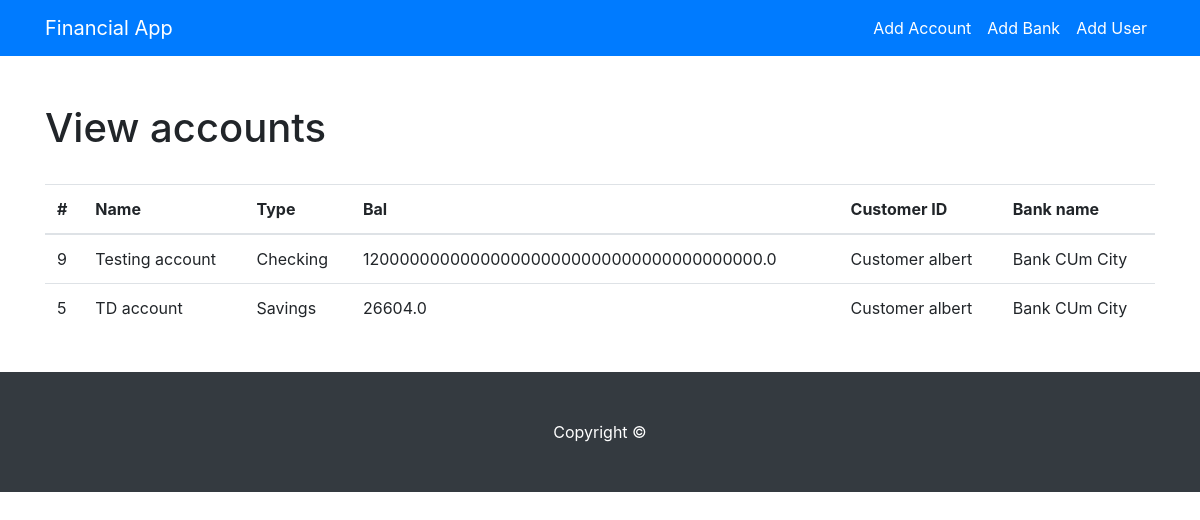
Before: /users/main/ with the older database file.
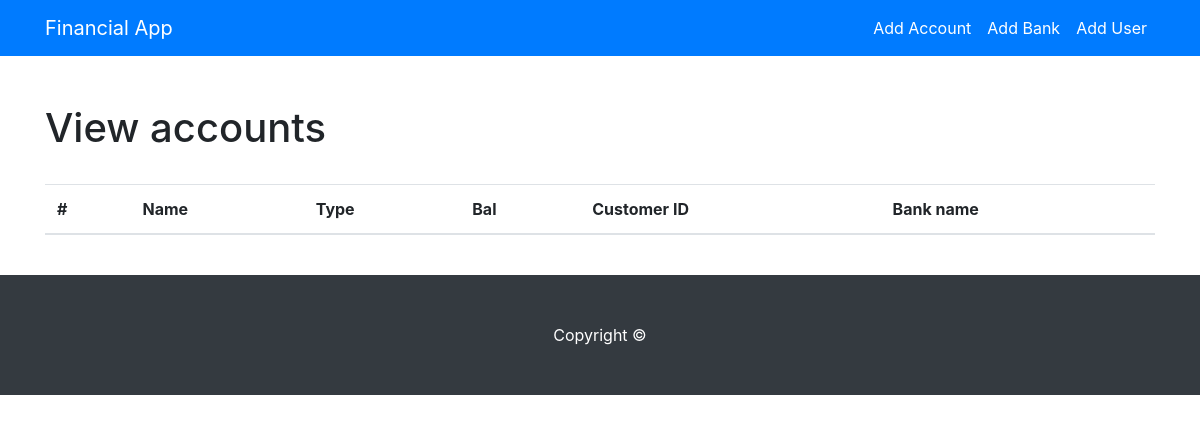
After: the same page with the newer database file.
### users/models.py (models this page shows, shortened)
class Account(models.Model):
    account_num = models.IntegerField()
    account_name = models.CharField(max_length=100, default="My Account")
    account_type = models.CharField(max_length=100, default="Checking")
    account_bal = models.DecimalField(max_digits=100, decimal_places=1)
    customer_id = models.ForeignKey(Customer, on_delete=models.CASCADE)
    bank_name = models.ForeignKey(Bank, on_delete=models.CASCADE)

class Customer(models.Model):
    customer_id = models.AutoField(primary_key=True, default=0)
    last_name = models.CharField(max_length=100, default="lastname")
    first_name = models.CharField(max_length=100, default="first")
    phone_number = models.CharField(max_length=100, default="phone")
    email = models.CharField(max_length=100, default="email")
    def __str__(self):
        return "Customer {}".format(self.last_name)

class Bank(models.Model):
    bank_name = models.CharField(max_length=100, default="bank")
    routing_number = models.IntegerField()
    bank_phone = models.CharField(max_length=100)
    def __str__(self):
        return "Bank {}".format(self.bank_name)

### users/views.py (the view)
def main_page(request):
    template_name = 'users/table.html'
    accounts = Account.objects.all()
    context = {
            'accounts': accounts
    }
    return render(request, template_name, context)

### users/templates/users/table.html
{% extends "users/base.html"%}
{%block content%}
<br><br>
<h1> View accounts </h1>
<br>
<table class="table">
  <thead>
    <tr>
      <th scope="col">#</th>
      <th scope="col">Name</th>
      <th scope="col">Type</th>
      <th scope="col">Bal</th>
      <th scope="col">Customer ID</th>
      <th scope="col">Bank name</th>
    </tr>
  </thead>
  <tbody>
	{%for account in accounts%}
    <tr>
      <td>{{account.account_num}}</td>
      <td>{{account.account_name}}</td>
      <td>{{account.account_type}}</td>
      <td>{{account.account_bal}}</td>
      <td>{{account.customer_id}}</td>
      <td>{{account.bank_name}}</td>
    </tr>
	{%endfor%}
  </tbody>
</table>
<br>
{%endblock content%}

### users/templates/users/base.html (shortened to what this page needs)
<!DOCTYPE html>
<html lang="en">
{% load static %}
<head>
  <link href="{% static 'users/vendor/bootstrap/css/bootstrap.min.css' %}" rel="stylesheet">
  <link href="{% static 'users/css/blog-home.css' %}" rel="stylesheet">
</head>
<body>
   <nav class="navbar navbar-expand-lg navbar-primary bg-primary fixed-top">
    <div class="container">
      <a style="color: white;" class="navbar-brand" href="http://127.0.0.1:8000/users/main">Financial App</a>
      <div class="collapse navbar-collapse" id="navbarResponsive">
        <ul class="navbar-nav ml-auto">
          <li class="nav-item active">
            <a style="color: white;" class="nav-link" href="Your broke">
            </a>
          </li>
          <li class="nav-item">
            <a style="color: white;" class="nav-link" href="http://127.0.0.1:8000/users/add-account">Add Account</a>
          </li>
          <li class="nav-item">
            <a style="color: white;" class="nav-link" href="http://127.0.0.1:8000/users/add-bank">Add Bank</a>
          </li>
           <li class="nav-item">
            <a style="color: white;" class="nav-link" href="http://127.0.0.1:8000/users/add-user">Add User</a>
          </li>
        </ul>
      </div>
    </div>
  </nav>
  <div class="container">
     {%block content%}{%endblock%}
    </div>
  <footer class="py-5 bg-dark">
    <div class="container">
      <p class="m-0 text-center text-white">Copyright &copy; </p>
    </div>
  </footer>
</body>
</html>

### users/static/users/css/blog-home.css (style rules this page uses)
body { padding-top: 56px; }

Changed rows visible on the page:
removed Account: account_num "9", account_name "Testing account", account_type "Checking", account_bal "1200000000000000000000000000000000000000.0", customer_id "Customer albert", bank_name "Bank CUm City"
removed Account: account_num "5", account_name "TD account", account_type "Savings", account_bal "26604.0", customer_id "Customer albert", bank_name "Bank CUm City"
